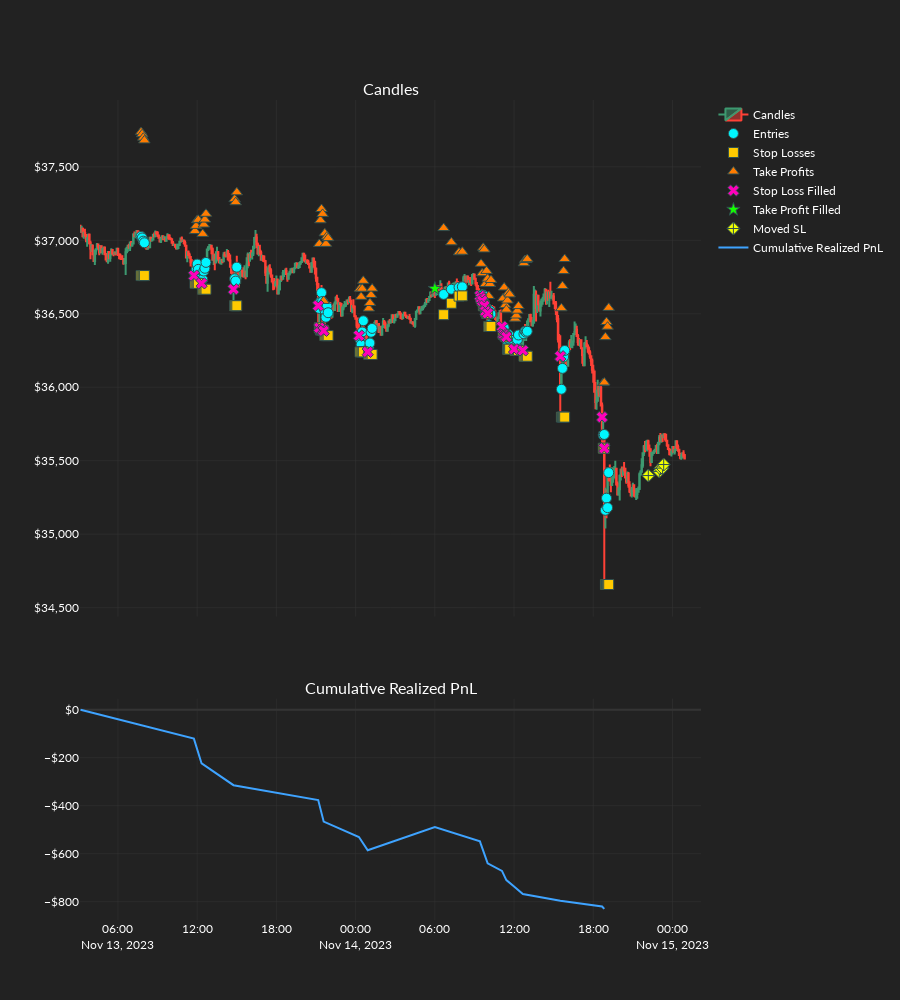

Notebook source saved alongside this figure:
### Code cell
order_records_df = or_backtest(
    backtest_settings=backtest_settings,
    candles=candles,
    dos_arrays=dos_arrays,
    exchange_settings=mufex_main.exchange_settings,
    static_os=static_os,
    strategy=strategy,
    dos_index=2,
    ind_set_index=0,
    plot_results=True,
)
